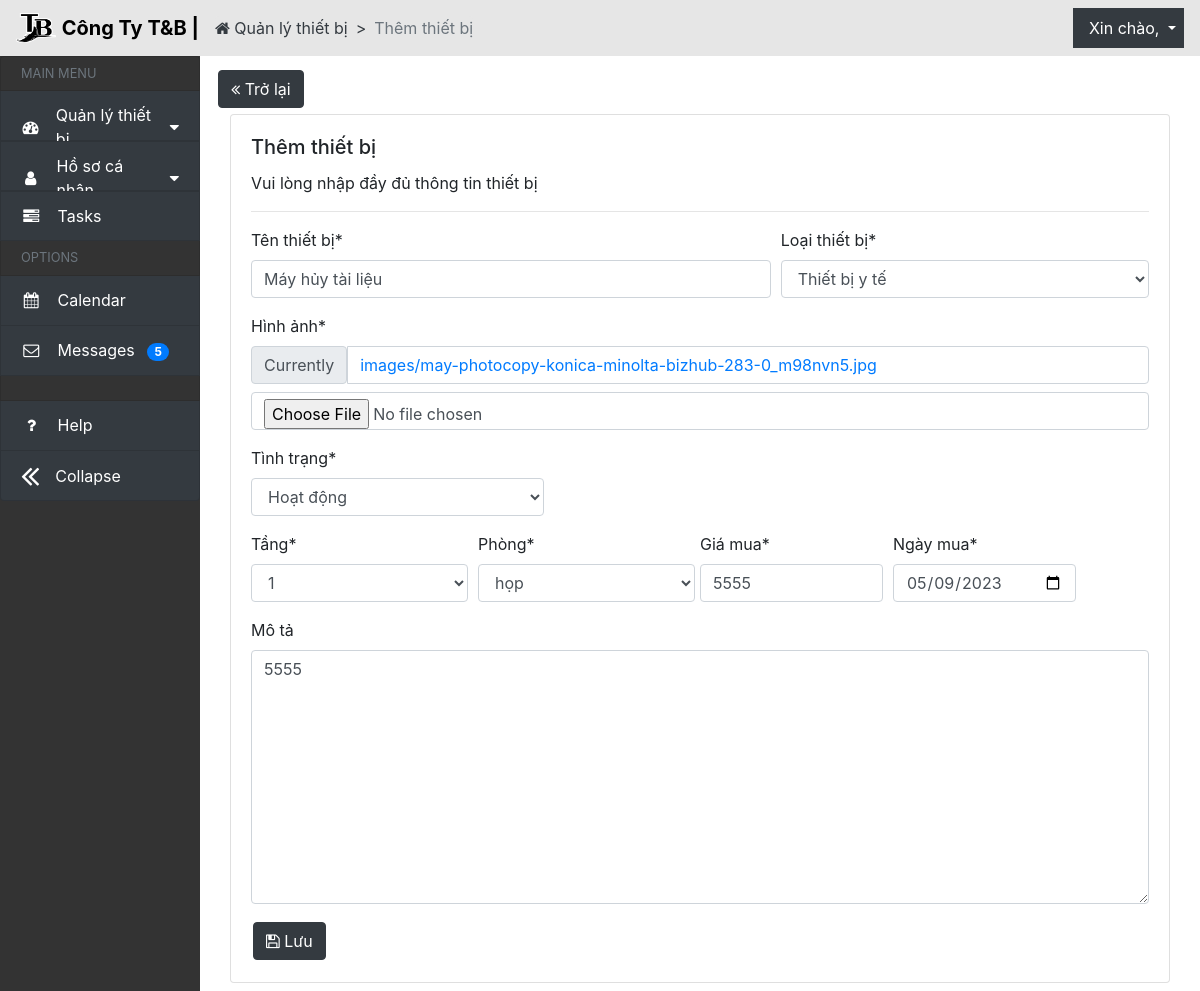
Page /TB0004/ on the committed database.
### QLthietbi_app/models.py (models this page shows, shortened)
class ThietBi(models.Model):
    id_thiet_bi = models.CharField(max_length=10, primary_key=True, blank=False, null=False, unique=True, editable=False)
    ten_thiet_bi = models.CharField(max_length=30, verbose_name='Tên thiết bị', blank=False, null=True)
    loai_thiet_bi = models.ForeignKey(LoaiThietBi, on_delete=models.SET_NULL, null=True, verbose_name='Loại thiết bị')
    phong = models.ForeignKey(Phong, on_delete=models.SET_NULL, null=True,blank=False, verbose_name='Phòng')
    tang = models.ForeignKey(Tang, on_delete=models.SET_NULL, null=True,blank=False, verbose_name='Tầng')
    hinh_anh = models.ImageField(upload_to='images/', blank=False, null=True, verbose_name='Hình ảnh')
    ngay_mua = models.DateField(verbose_name='Ngày mua')
    gia_mua = models.IntegerField(verbose_name='Giá mua')
    tinh_trang_choices = [
        ('hoatdong', 'Hoạt động'),
        ('dangbaotri', 'Đang bảo trì'),
        ('bihong', 'Bị hỏng'),
    ]
    tinh_trang = models.CharField(max_length=10, choices=tinh_trang_choices, default='hoatdong', verbose_name='Tình trạng', blank=False, null=True)
    ngay_bao_tri = models.DateField(verbose_name='Ngày bảo trì',blank=True, null=True)
    mo_ta = models.TextField(verbose_name='Mô tả', blank=True, null=True)
    class Meta:
        verbose_name_plural = 'Thiết bị'

### QLthietbi_app/views.py (the view)
# urls.py: path('<str:pk>/', views.render_capnhap, name='render_capnhap'), # cập nhập thông tin thiết bị lúc thay đổi phòng
def render_capnhap(request, pk):
    thietbi = get_object_or_404(ThietBi, pk=pk)
    form = ThemThietBiForm(instance=thietbi)
    if request.method == "POST":
        form = ThemThietBiForm(request.POST,request.FILES)
        if form.is_valid():
            form.save()
            return redirect('QLthietbi_app:render_trangchinh')
    return render(request,"themtb.html", {'form': form})

### QLthietbi_app/models.py (called while the page is built)
    def __str__(self):
        return self.ten_tang

    def __str__(self):
        return self.ten_phong

    def __str__(self):
        return self.ten_loaithietbi

### QLthietbi_app/templates/themtb.html (shortened to what this page needs)
{% load static %} {%load crispy_forms_tags %}
<!DOCTYPE html>
<html lang="en">
    <head>
        <link rel="stylesheet" href="https://cdn.jsdelivr.net/npm/bootstrap@4.6.2/dist/css/bootstrap.min.css" />
        <link rel="stylesheet" href="https://stackpath.bootstrapcdn.com/font-awesome/4.7.0/css/font-awesome.min.css" />
        <link rel="stylesheet" href="https://cdnjs.cloudflare.com/ajax/libs/normalize/8.0.1/normalize.min.css" />
        <link rel="stylesheet" href="../static/css/quanly.css" />
    </head>
    <body>
        <nav class="navbar navbar-expand-md navbar fixed-top" style="background-color: #e6e6e6;">
            <a class="navbar-brand" href="#">
                <img src="{% static 'imgs/logo.png' %}" width="40" height="30" class="d-inline-block align-top" alt="" />
                <span style="font-weight: bold; color: black;">Công Ty T&B |</span>
            </a>
            <ol class="breadcrumb">
                <li class="breadcrumb-item">
                    <a href="{% url 'QLthietbi_app:render_trangchinh' %}"><i class="fa fa-home" aria-hidden="true"></i> Quản lý thiết bị</a>
                </li>
                <li class="breadcrumb-item active" aria-current="page">
                    Thêm thiết bị
                </li>
            </ol>
            <div class="collapse navbar-collapse" id="navbarNavDropdown">
                <ul class="navbar-nav ml-auto">
                    <li class="nav-item dropdown">
                        <a class="nav-link dropdown-toggle bg-dark" href="#" id="navbarDropdownMenuLink" data-toggle="dropdown">
                            <span class="ml-2" style="color: white;">Xin chào, {{user.username}}</span>
                        </a>
                    </li>
                </ul>
            </div>
        </nav>
        <div class="row" id="body-row">
            <div id="sidebar-container" class="sidebar-expanded d-none d-md-block col-2">
                <ul class="list-group sticky-top sticky-offset">
                    <li class="list-group-item sidebar-separator-title text-muted d-flex align-items-center menu-collapsed">
                        <small>MAIN MENU</small>
                    </li>
                    <a href="#submenu1" data-toggle="collapse" aria-expanded="false" class="bg-dark list-group-item list-group-item-action flex-column align-items-start">
                        <div class="d-flex w-100 justify-content-start align-items-center">
                            <span class="fa fa-dashboard fa-fw mr-3"></span>
                            <span class="menu-collapsed">Quản lý thiết bị</span>
                            <span class="submenu-icon ml-auto"></span>
                        </div>
                    </a>
                    <a href="#submenu2" data-toggle="collapse" aria-expanded="false" class="bg-dark list-group-item list-group-item-action flex-column align-items-start">
                        <div class="d-flex w-100 justify-content-start align-items-center">
                            <span class="fa fa-user fa-fw mr-3"></span>
                            <span class="menu-collapsed">Hồ sơ cá nhân</span>
                            <span class="submenu-icon ml-auto"></span>
                        </div>
                    </a>
                    <a href="#" class="bg-dark list-group-item list-group-item-action">
                        <div class="d-flex w-100 justify-content-start align-items-center">
                            <span class="fa fa-tasks fa-fw mr-3"></span>
                            <span class="menu-collapsed">Tasks</span>
                        </div>
                    </a>
                    <li class="list-group-item sidebar-separator-title text-muted d-flex align-items-center menu-collapsed">
                        <small>OPTIONS</small>
                    </li>
                    <a href="#" class="bg-dark list-group-item list-group-item-action">
                        <div class="d-flex w-100 justify-content-start align-items-center">
                            <span class="fa fa-calendar fa-fw mr-3"></span>
                            <span class="menu-collapsed">Calendar</span>
                        </div>
                    </a>
                    <a href="#" class="bg-dark list-group-item list-group-item-action">
                        <div class="d-flex w-100 justify-content-start align-items-center">
                            <span class="fa fa-envelope-o fa-fw mr-3"></span>
                            <span class="menu-collapsed">Messages <span class="badge badge-pill badge-primary ml-2">5</span></span>
                        </div>
                    </a>
                    <li class="list-group-item sidebar-separator menu-collapsed"></li>
                    <a href="#" class="bg-dark list-group-item list-group-item-action">
                        <div class="d-flex w-100 justify-content-start align-items-center">
                            <span class="fa fa-question fa-fw mr-3"></span>
                            <span class="menu-collapsed">Help</span>
                        </div>
                    </a>
                    <a href="#" data-toggle="sidebar-colapse" class="bg-dark list-group-item list-group-item-action d-flex align-items-center">
                        <div class="d-flex w-100 justify-content-start align-items-center">
                            <span id="collapse-icon" class="fa fa-2x mr-3"></span>
                            <span id="collapse-text" class="menu-collapsed">Collapse</span>
                        </div>
                    </a>
                </ul>
            </div>
            <div class="col py-2">
                <div class="row element-button">
                    <div class="col-sm px-3 py-1 pr-1">
                        <a href="{% url 'QLthietbi_app:render_trangchinh' %}" class="btn btn-dark"><i class="fa fa-angle-double-left" aria-hidden="true"></i> Trở lại</a>
                    </div>
                </div>
                <div class="col-12">
                    <div class="card">
                        <div class="card-content">
                            <div class="card-body">
                                <h5 class="card-title">Thêm thiết bị</h5>
                                <p class="card-text">Vui lòng nhập đầy đủ thông tin thiết bị</p>
                                <hr />
                                <form action="" method="post" enctype="multipart/form-data" id="thietbiform" data-device-url="{% url 'QLthietbi_app:ajax_load_phong' %}">
                                    <div class="form-row">
                                        <div class="form-group col-md-7 mb-0">
                                            {{ form.ten_thiet_bi|as_crispy_field }}
                                        </div>
                                        <div class="form-group col-md-5 mb-0">
                                            {{ form.loai_thiet_bi|as_crispy_field }}
                                        </div>
                                    </div>
                                    <div class="form-row">
                                        <div class="form-group col-md-12 mb-0">
                                            {{ form.hinh_anh|as_crispy_field }}
                                        </div>
                                        <div class="form-group col-md-4 mb-0">
                                            {{ form.tinh_trang|as_crispy_field }}
                                        </div>
                                    </div>
                                    <div class="form-row">
                                        <div class="form-group col-md-3 mb-0">
                                            {{ form.tang|as_crispy_field }}
                                        </div>
                                        <div class="form-group col-md-3 mb-0">
                                            {{ form.phong|as_crispy_field }}
                                        </div>
                                        <div class="form-row">
                                            <div class="form-group col-md-5 mb-0">
                                                {{ form.gia_mua|as_crispy_field }}
                                            </div>
                                            <div class="form-group col-md-5 mb-0">
                                                {{ form.ngay_mua|as_crispy_field }}
                                            </div>
                                        </div>
                                    </div>
                                    {{ form.mo_ta|as_crispy_field }}
                                    <button type="submit" value="Submit" class="btn btn-dark">
                                        <i class="fa fa-floppy-o" aria-hidden="true"></i>
                                        Lưu
                                    </button>
                                </form>
                            </div>
                        </div>
                    </div>
                </div>
            </div>
        </div>
    </body>
</html>

### QLthietbi_app/static/css/quanly.css (style rules this page uses)
body { padding-top: 56px; background-size: cover; background-repeat: no-repeat; background-attachment: fixed; background-position: center; }
body { background-image: url("https://static.pexels.com/photos/414171/pexels-photo-414171.jpeg"); background-size: cover; -webkit-animation: slidein 100s; animation: slidein 100s; -webkit-animation-fill-mode: forwards; animation-fill-mode: forwards; -webkit-animation-iteration-count: infinite; animation-iteration-count: infinite; -webkit-animation-direction: alternate; animation-direction: alternate; }
.sticky-offset { top: 56px; }
.dropdown-toggle::after { color: white; }
.btn-dark { margin: 2px; }
#body-row { margin-left: 0; margin-right: 0; }
#sidebar-container { min-height: 100vh; background-color: #333; padding: 0; }
.sidebar-expanded { width: 230px; }
#sidebar-container .list-group a { height: 50px; color: white; }
.sidebar-separator-title { background-color: #333; height: 35px; }
.sidebar-separator { background-color: #333; height: 25px; }
#sidebar-container .list-group .list-group-item[aria-expanded="false"] .submenu-icon::after { content: " \f0d7"; font-family: FontAwesome; display: inline; text-align: right; padding-left: 10px; }
.breadcrumb { background-color: #e6e6e6; color : #343a40; padding: 0%; margin: 0%; }
.breadcrumb-item + .breadcrumb-item::before { content: ">"; color: #343a40; }
.breadcrumb-item a { color: #343a40; }

### rows in the picture
ThietBi: ten_thiet_bi "Máy hủy tài liệu", loai_thiet_bi "Thiết bị y tế", tinh_trang "Hoạt động", tang "1", phong "họp", gia_mua "5555", ngay_mua "05/09/2023", mo_ta "5555"
